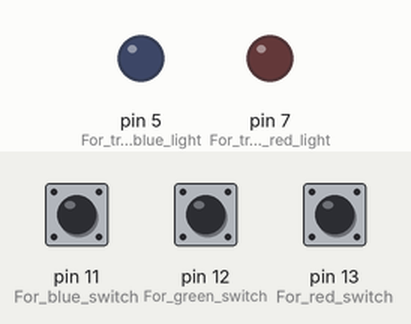
The sketch below on a simulated Arduino Uno, built with avr-gcc and run on an emulated ATmega328P. Shown: output pins drawn as LEDs (lit = HIGH). The inputs (shaded band) are chosen by the test bench; at power-on: pin 11 (For_blue_switch) LOW, pin 13 (For_red_switch) LOW, pin 12 (For_green_switch) LOW. Pins used as bus, display or sensor lines are not drawn.

Above: at 1.2 s.
1.3 s: pin 11 (For_blue_switch) pulled HIGH for 0.15 s
At 2.5 s:
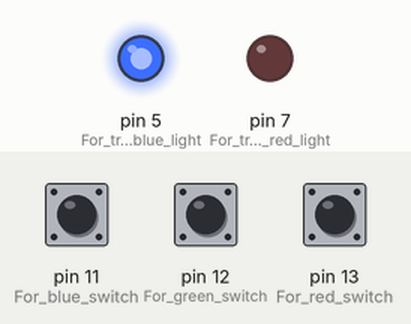
2.9 s: pin 13 (For_red_switch) pulled HIGH for 0.15 s
At 3.8 s:
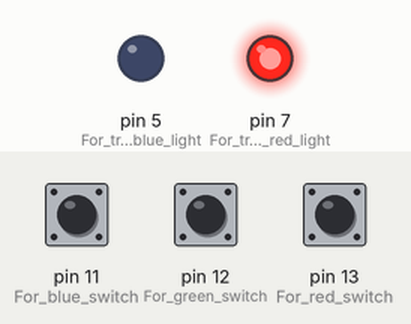
4.5 s: pin 11 (For_blue_switch) pulled HIGH for 1 s
At 5.0 s:
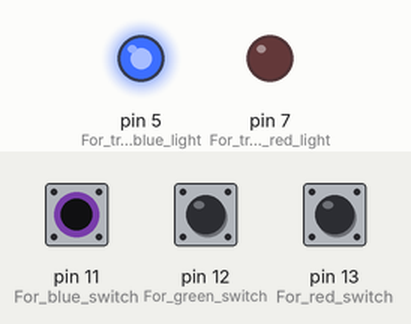
7.0 s: pin 12 (For_green_switch) pulled HIGH for 0.15 s
At 8.1 s:
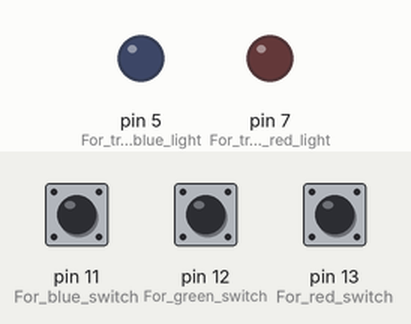
Timing chart, 0 to 9.6 s (numbered marks = the images above; inputs shaded):
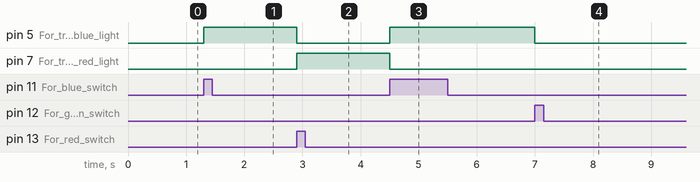

The sketch:

DigitalRead.ino
```cpp
void setup()
{
  //PIN configuration for LED - Digital Out
  pinMode(5, OUTPUT); // For triggering blue light
  pinMode(6, OUTPUT); // For triggering green light
  pinMode(7, OUTPUT); // For triggering red light

  //PIN configuration for Switch - Digital In
  pinMode(11, INPUT); // For blue switch
  pinMode(12, INPUT); // For green switch
  pinMode(13, INPUT); // For red switch
}

void loop()
{

  //Read the input from Switch
  int red_switch = digitalRead(13);
  int green_switch = digitalRead(12);
  int blue_switch = digitalRead(11);

  //Turn the LED ON - based on the switch selection
  if(red_switch == 1)
  {
    digitalWrite(7, HIGH);
    digitalWrite(6, LOW);
    digitalWrite(5, LOW);
  }
  else if(green_switch == 1)
  {
    digitalWrite(7, LOW);
    digitalWrite(6, HIGH);
    digitalWrite(5, LOW);
  }
  else if(blue_switch == 1)
  {
    digitalWrite(7, LOW);
    digitalWrite(6, LOW);
    digitalWrite(5, HIGH);
  }
}
```

Measured:
- after the input at 1.3 s, pin 5 (For_triggering_blue_light): LOW → HIGH at once
- after the input at 2.9 s, pin 5 (For_triggering_blue_light): HIGH → LOW at once; pin 7 (For_triggering_red_light): LOW → HIGH at once
- after the input at 4.5 s, pin 5 (For_triggering_blue_light): LOW → HIGH at once; pin 7 (For_triggering_red_light): HIGH → LOW at once
- after the input at 7.0 s, pin 5 (For_triggering_blue_light): HIGH → LOW at once
